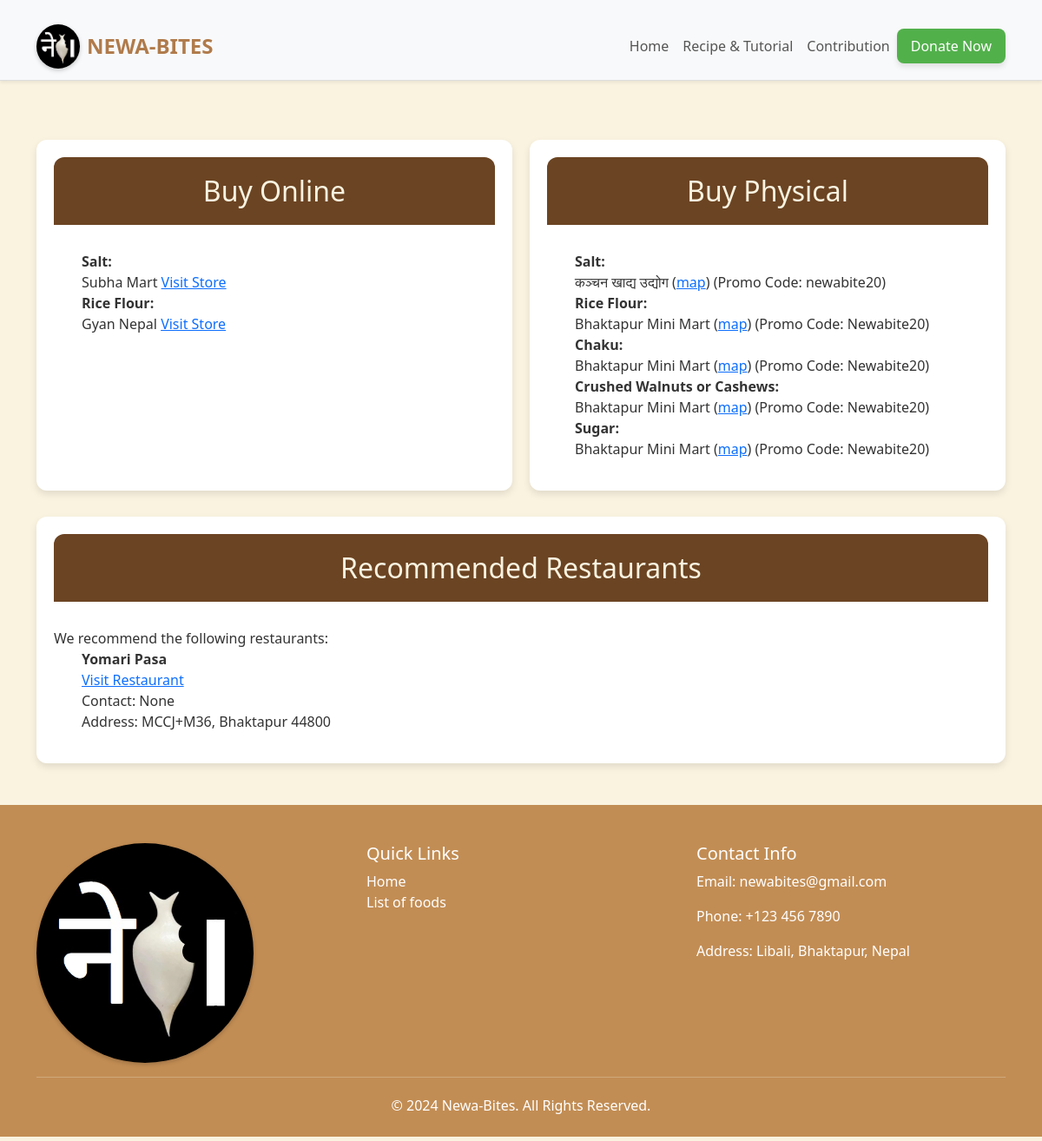
Page /recommendations/3 on the committed database.
### main/models.py (models this page shows, shortened)
class OnlineShop(models.Model):
    name = models.CharField(max_length=100)  # Name of the online shop/platform
    product_url = models.URLField(blank=True, null=True)  # Direct link to the product
    ingredient = models.ForeignKey(Ingredient, related_name="online_shops", on_delete=models.CASCADE)  # Ingredient associated with the online link

class Ingredient(models.Model):
    name = models.CharField(max_length=100)
    def __str__(self):
        return self.name

class Shop(models.Model):
    name = models.CharField(max_length=100)
    address = models.TextField(blank=True, null=True)  # Physical address in text
    maps_link = models.URLField(blank=True, null=True)  # Google Maps link for the shop
    contact = models.CharField(max_length=20, blank=True, null=True)
    ingredients = models.ManyToManyField(Ingredient, related_name="shops")
    promocode=models.CharField(max_length=20, blank=True, null=True)

class Restaurant(models.Model):
    name = models.CharField(max_length=100)
    address = models.TextField(blank=True, null=True)  # Physical address in text
    maps_link = models.URLField(blank=True, null=True)  # Google Maps link for the restaurant
    contact = models.CharField(max_length=20, blank=True, null=True)
    recipes = models.ManyToManyField(Recipe, related_name="restaurants")

### main/views.py (the view)
# urls.py: path('recommendations/<int:id>',recommendations, name='recommendations'),
def recommendations(request,id):
    data=Recipe.objects.get(id=id)
    dd=Shop.objects.all()
    d = OnlineShop.objects.select_related('ingredient').all()
    restro=Restaurant.objects.all()
    return render(request,'user/recommendations.html',{'data':data,'shops':dd,'onlineshops':d,'restro':restro})

### main/templates/user/recommendations.html (shortened to what this page needs)
{% extends "base.html" %}
{% load static %}
{% block contents %}
<div class="container mt-5" style="background-color: #FAF3E0;">
    <div class="buy_links">
        <div class="section" data-aos="fade-right">
            <h2>Buy Online</h2>
            <ul style = "list-style-type: none;">
                {% for shop in onlineshops %}
                    {% if shop.ingredient in data.ingredient_list.all %}
                        <li><div class="fw-bold">{{shop.ingredient}}:</div>
                            {{ shop.name }}
                            <a href="{{ shop.product_url }}" target="_blank">Visit Store</a>
                        </li>
                    {% endif %}
                {% endfor %}
            </ul>
        </div>
        <div class="section" data-aos="fade-left" >
            <h2>Buy Physical</h2>
            <ul style = "list-style-type: none;">
                {% for shop in shops %}
                    {% for ingredient in shop.ingredients.all %}
                        {% if ingredient in data.ingredient_list.all %}
                            <li><div class="fw-bold">{{ingredient}}:</div>
                                {{ shop.name }}
                                (<a href="{{ shop.maps_link }}" target="_blank">map</a>)
                                {% if shop.promocode %}
                                    (Promo Code: {{ shop.promocode }})
                                {% endif %}
                            </li>
                        {% endif %}
                    {% endfor %}
                {% endfor %}
            </ul>
        </div>
    </div>
    <div class="section_rec mb-5" data-aos="fade-down" >
        <div class="recommendation">
            <h2>Recommended Restaurants</h2>
            <span>We recommend the following restaurants:</span>
            <ul style = "list-style-type: none;">
                {% for shop in restro %}
                    {% if data in shop.recipes.all %}
                        <li>
                            <strong>{{ shop.name }}</strong><br>
                            <a href="{{ shop.maps_link }}" target="_blank">Visit Restaurant</a><br>
                            Contact: {{ shop.contact }}<br>
                            Address: {{ shop.address }}
                        </li>
                    {% endif %}
                {% endfor %}
            </ul>
        </div>
    </div>
</div>
{% endblock contents %}

### main/static/css/style.css (style rules this page uses)
body { margin: 0; padding: 0; background-color: #f4f4f9; color: #333; }
h2 { text-align: center; margin-top: 100px; margin-bottom: 20px; }
.container { width: 100%; margin: 0 auto; padding-top: 20px; }
h2 { text-align: center; margin-bottom: 30px; }

### main/templates/base.html (style rules this page uses)
body, html { margin: 0; padding: 0; height: 100%; }

### main/templates/user/recommendations.html (style rules this page uses)
body { background-color: #FAF3E0; }
.buy_links { display: flex; flex-direction: row; gap: 20px; margin-bottom: 30px; }
.section, .section_rec { flex: 1; padding: 20px; background: #ffffff; border-radius: 12px; box-shadow: 0 4px 8px rgba(0, 0, 0, 0.1); }
.section h2, .section_rec h2 { margin-top: 0; text-align: center; background: #6B4423; color: #FAF3E0; padding: 20px 0; border-radius: 12px 12px 0 0; }
[data-aos] { opacity: 0; transition: opacity 0.6s ease-in-out; }
[data-aos].aos-animate { opacity: 1; }

### rows in the picture
OnlineShop: ingredient "Salt", name "Subha Mart"
OnlineShop: ingredient "Rice Flour", name "Gyan Nepal"
Shop: name "कञ्चन खाद्य उद्योग", promocode "newabite20"
Ingredient: name "Salt"
Shop: name "Bhaktapur Mini Mart", promocode "Newabite20"
Ingredient: name "Rice Flour"
Ingredient: name "Chaku"
Ingredient: name "Crushed Walnuts or Cashews"
Ingredient: name "Sugar"
Restaurant: name "Yomari Pasa", contact "None", address "MCCJ+M36, Bhaktapur 44800"
